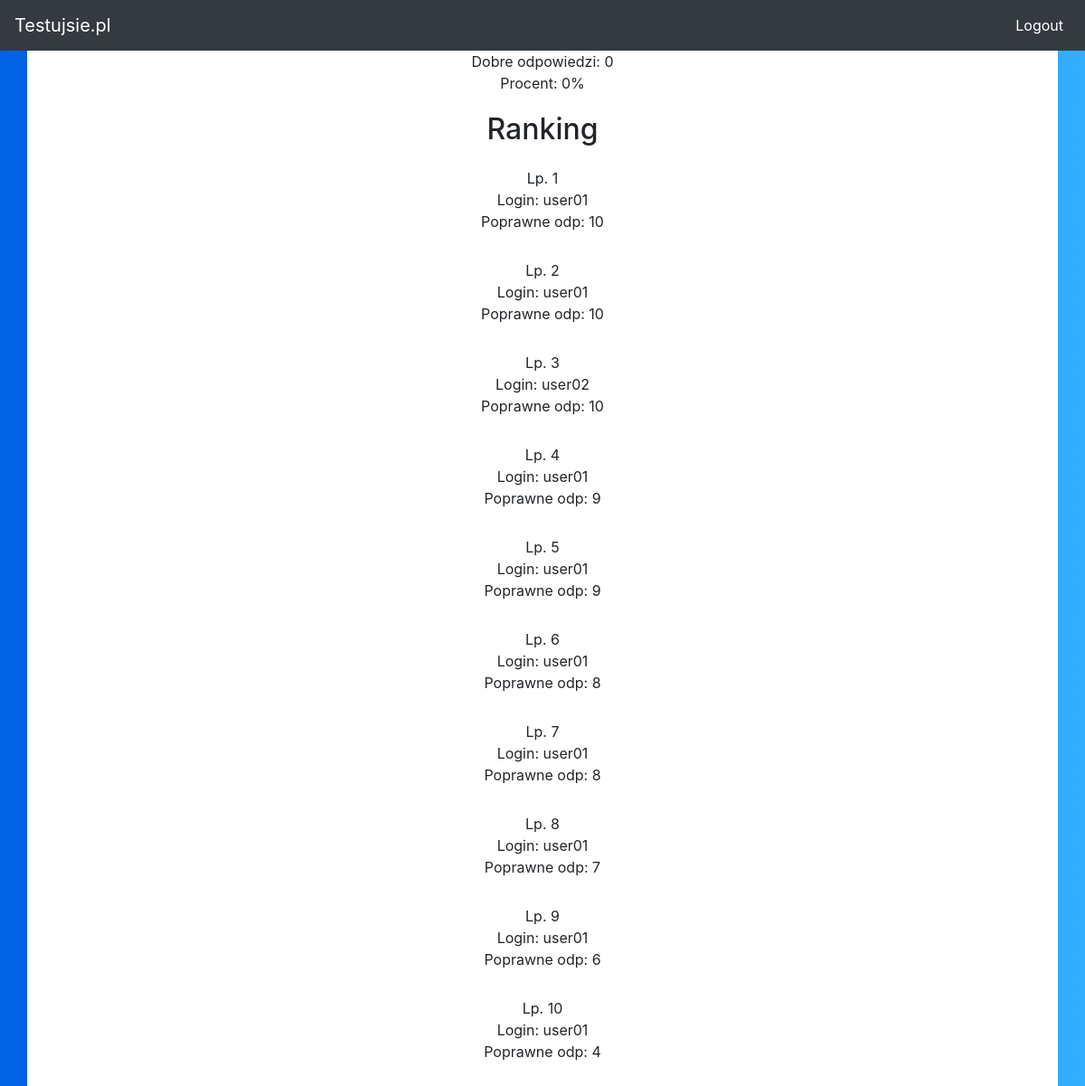
The app's page /wynik.php with its own data.
### tables this page shows
CREATE TABLE `wyniki` (
  `ID` int(11) NOT NULL,
  `username` varchar(50) NOT NULL,
  `wynik` int(11) NOT NULL
);

### wynik.php (the view, shortened to what this page needs)
<!DOCTYPE html>
<html lang="en">
<head>
    <link rel="stylesheet" href="css/bootstrap.min.css"/>
</head>
<body>
 <nav class="navbar navbar-expand-lg navbar-dark bg-dark static-top">
    <a class="navbar-brand" href="index.php">Testujsie.pl</a>
    <div class="collapse navbar-collapse" id="navbarResponsive">
    <ul class="navbar-nav ml-auto">
        <li class="nav-item active">
        <a class="nav-link" href="logout.php">Logout
        </a>
    </ul>
    </div>
  </nav>
  <div class="container">
<?php
    $wynik=0;
    $mysqli = @new mysqli("localhost", "root", "", "stadnik");
    if ($mysqli->connect_errno) {
        echo("Nie udało się zalogować");
    }else{
        $mysqli->set_charset('utf8');
        echo("<div class='gAns text-center'>Dobre odpowiedzi: ".$wynik."</div>      <div class='precent text-center'>Procent: ".($wynik*10)."%</div>");
        $query = $mysqli->query("SELECT * FROM wyniki ORDER BY wynik DESC LIMIT 10");
        echo("<div class='highscores text-center'><h2>Ranking</h2>");
        $j=1;
        while($row = $query->fetch_assoc()){
            echo("<div class='topka'><div class='position'>Lp. ".$j."</div><div class='username'>Login: ".$row["username"]."</div><div class='score'> Poprawne odp: ".$row["wynik"]."</div></div>");
            $j++;
        }
        echo("</div>");
    }
?>
  </div>
</body>
</html>

### wynik.php (style rules this page uses)
body { background: #007bff; background: linear-gradient(to right, #0062E6, #33AEFF); }
.container { background:#fff; overflow:auto; }
.highscores { margin:20px 0; }
.topka { padding: 15px 0; }

### records on screen
wyniki: username "user01", wynik "10"
wyniki: username "user01", wynik "10"
wyniki: username "user02", wynik "10"
wyniki: username "user01", wynik "9"
wyniki: username "user01", wynik "9"
wyniki: username "user01", wynik "8"
wyniki: username "user01", wynik "8"
wyniki: username "user01", wynik "7"
wyniki: username "user01", wynik "6"
wyniki: username "user01", wynik "4"

### other values on screen
$wynik "0"
$wynik*10 "0"
